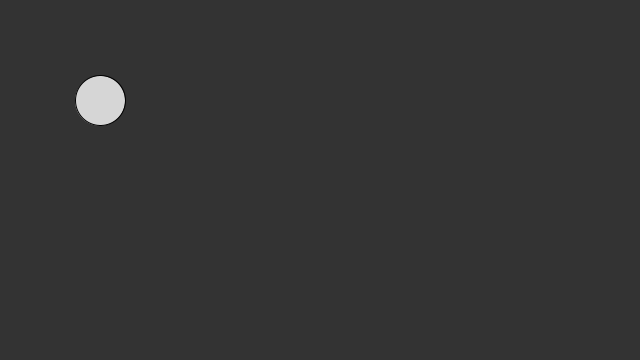
Frame 1 (no input)
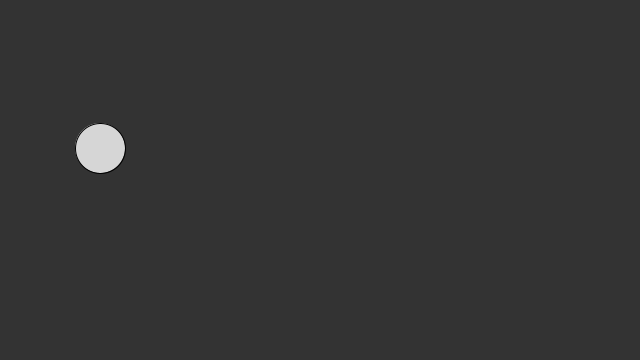
Frame 60 (the mouse pressed at the canvas centre just before this capture)
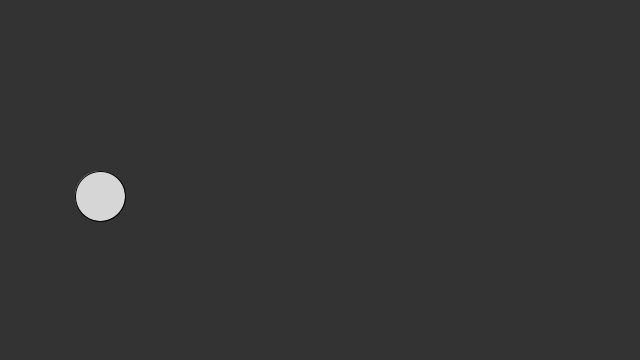
Frame 120 (the mouse held since frame 60 and released just before this capture)

The Processing sketch that drew these frames (run headless with seeded random() and noise(); from frame 60 on, the mouse is pressed at the canvas centre):

// Processing sketch: animated_ball
// ── animated_ball.pde
void setup() {
    size(640, 360); 
}

void draw() {
    background(51); 
    fill(255, 204);
    
    float startingY = 100;
    float startingX = 100;
    float speed = 0.8;
    float currentY = startingY + frameCount * speed;
    
    if (currentY >= height) {
        // if the ball reached the bottom of the screen we stop it there.
        // from then on the y coordinate always stays the same.
        currentY = height;
    }
    
    // draw the ball at the computed y coordinate
    float ballRadius = 50;
    circle(startingX, currentY, ballRadius);
}
